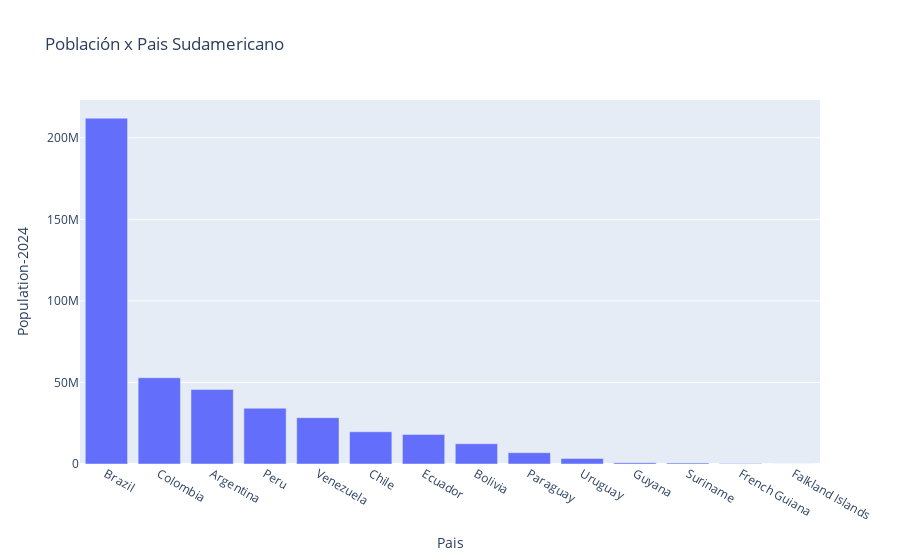

Source (notebook cell):
### Code cell
fig=px.bar(data[data["Continente"] == "South America"].sort_values(by='Population-2024', ascending=False),x='Pais',y='Population-2024',title='Población x Pais Sudamericano')
fig.show()

### Figure 1 — Plotly figure (JSON) as saved in the notebook; plotly's stock layout.template omitted (floating-point values rounded to 4 significant figures)
{"data": [{"alignmentgroup": "True", "hovertemplate": "Pais=%{x}<br>Population-2024=%{y}<extra></extra>", "legendgroup": "", "marker": {"color": "#636efa", "pattern": {"shape": ""}}, "name": "", "offsetgroup": "", "orientation": "v", "showlegend": false, "textposition": "auto", "type": "bar", "x": ["Brazil", "Colombia", "Argentina", "Peru", "Venezuela", "Chile", "Ecuador", "Bolivia", "Paraguay", "Uruguay", "Guyana", "Suriname", "French Guiana", "Falkland Islands"], "xaxis": "x", "y": [211998573, 52886363, 45696159, 34217848, 28405543, 19764771, 18135478, 12413315, 6929153, 3386588, 831087, 634431, 308522, 3.47], "yaxis": "y"}], "layout": {"barmode": "relative", "legend": {"tracegroupgap": 0}, "title": {"text": "Población x Pais Sudamericano"}, "xaxis": {"anchor": "y", "domain": [0, 1], "title": {"text": "Pais"}}, "yaxis": {"anchor": "x", "domain": [0, 1], "title": {"text": "Population-2024"}}}}
